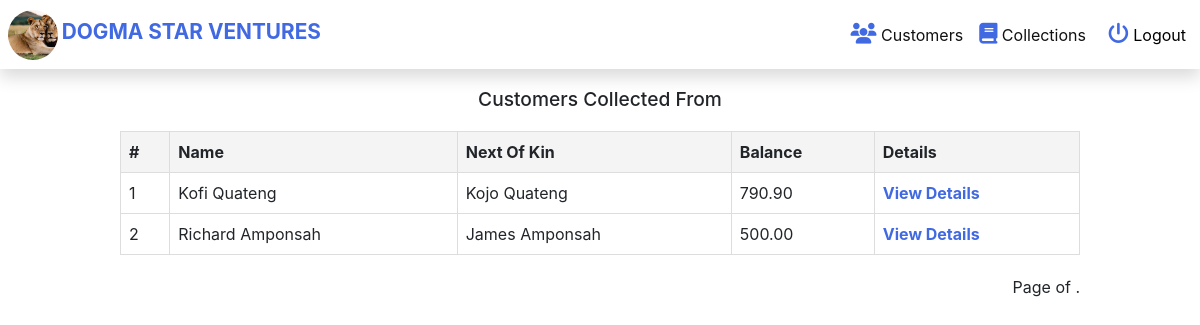
Page /accounts/customers/ (signed in) on the earlier database version.
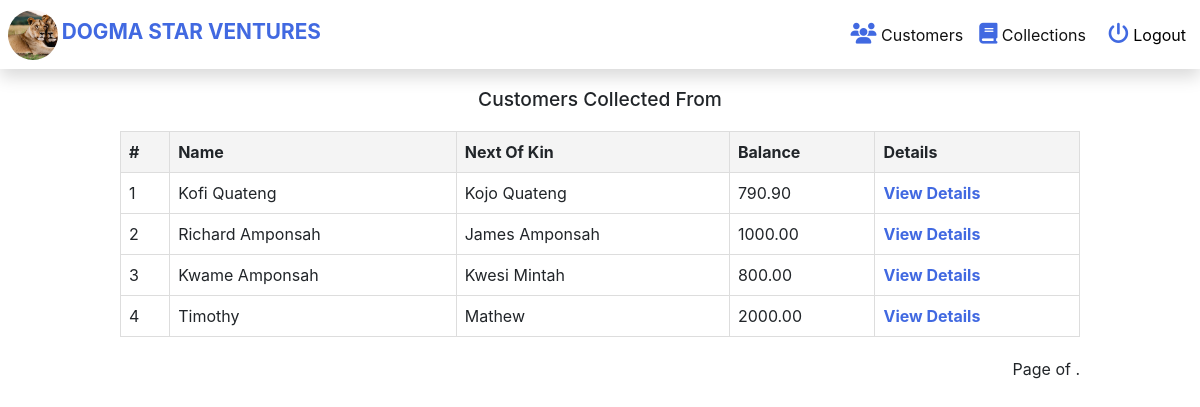
Same page on the later database version.
### savings/models.py (models this page shows, shortened)
class Customer(models.Model):
    name = models.CharField(max_length=150)
    next_of_kin = models.CharField(max_length=100)
    balance = models.DecimalField(max_digits=10, decimal_places=2, default=0.0)
    customer_image = models.ImageField(
        upload_to='media_file', default='default.jpg')
    created_by = models.ForeignKey(
        Worker,
        on_delete=models.SET(set_customer_creator),
        null=True,
        blank=True,
        related_name='customers_created'
    )
    joined = models.DateTimeField(
        auto_now_add=True)  # Changed to DateTimeField
    account_number = models.CharField(
        max_length=30, unique=True, blank=True, null=True
    )

### auth/views.py (the view)
# urls.py: path('customers/', CustomerListView.as_view(), name='customer_list'),
class CustomerListView(ListView):
    model = Customer
    template_name = 'auth/customer_list.html'
    context_object_name = 'customers'
    def get_queryset(self):
        worker = get_object_or_404(Worker, user=self.request.user)
        customer_ids = Collection.objects.filter(
            worker=worker).values_list('customer_id', flat=True)
        return Customer.objects.filter(id__in=customer_ids).distinct()

### templates/auth/customer_list.html (shortened to what this page needs)
{% extends 'base.html' %}
{% block content %}
<section class="record__collection wrapper">
    <div>
        <h1>Customers Collected From </h1>
    </div>
    <article>
        <table class="customer__table">
            <thead>
                <tr>
                    <th>#</th>
                    <th>Name</th>
                    <th>Next Of Kin</th>
                    <th>Balance</th>
                    <th>Details</th>
                </tr>
            </thead>
            <tbody>
                {% for customer in customers %}
                <tr>
                    <td>{{ forloop.counter }}</td>
                    <td>{{ customer.name }}</td>
                    <td>{{ customer.next_of_kin }}</td>
                    <td>{{ customer.balance }}</td>
                    <td>
                        <a class="details__link" href="{% url 'customer_detail' customer.id %}">
                            View Details
                        </a>
                    </td>
                </tr>
                {% endfor %}
            </tbody>
        </table>
    </article>
    <div class="pagination">
        <span class="step-links">
            <span class="current">
                Page {{ page_obj.number }} of {{ page_obj.paginator.num_pages }}.
            </span>
        </span>
    </div>
</section>
{% endblock content %}

Differences in the rows shown:
changed Customer "Richard Amponsah": balance "500.00" → "1000.00"
added Customer: name "Kwame Amponsah", next_of_kin "Kwesi Mintah", balance "800.00"
added Customer: name "Timothy", next_of_kin "Mathew", balance "2000.00"
